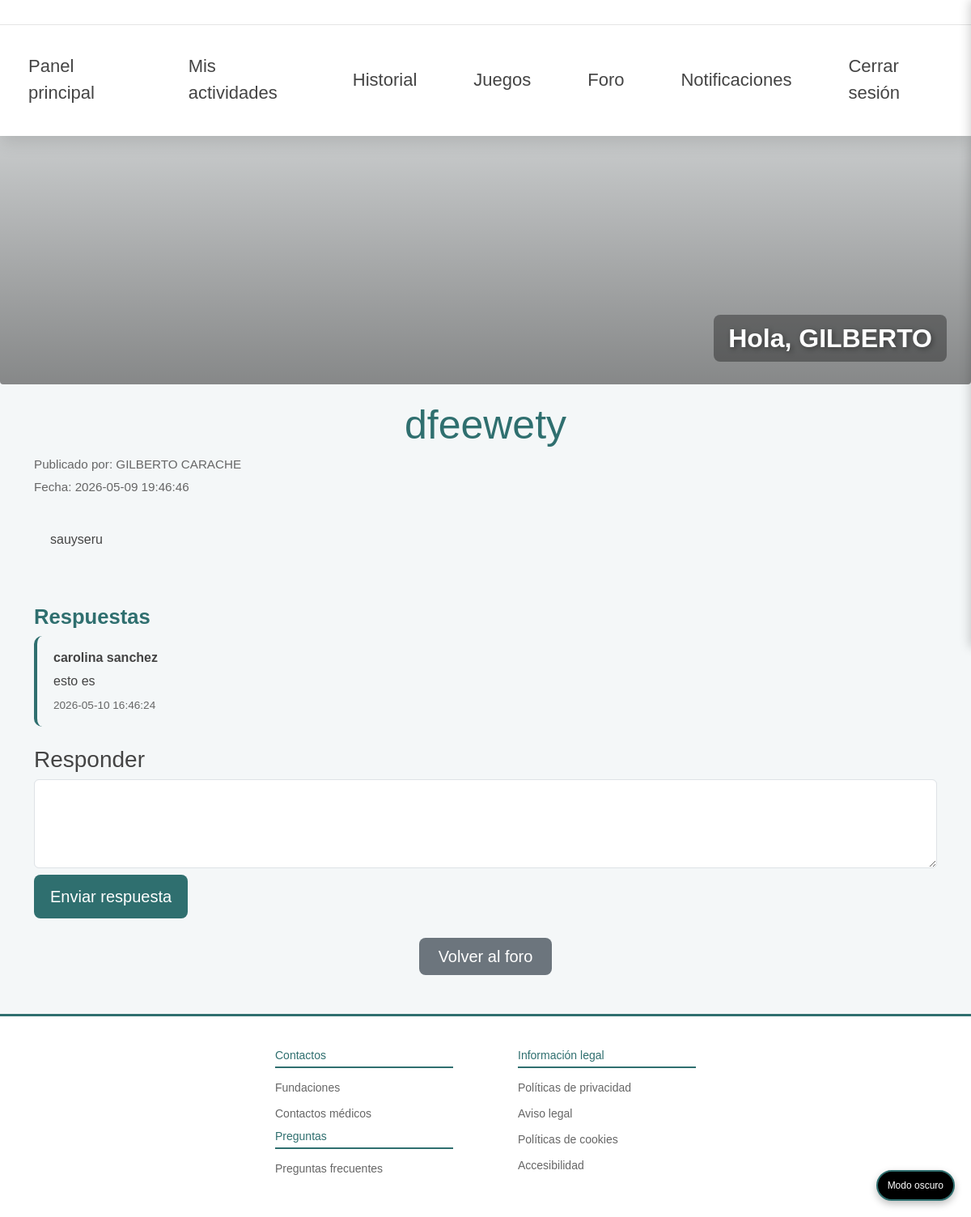
Screenshot of /pages/post.php?id=5 (signed in) with the database file from the repository.
### tables this page shows
CREATE TABLE `foro_temas` (
  `id` int(11) NOT NULL,
  `usuario_id` int(11) NOT NULL,
  `titulo` varchar(150) NOT NULL,
  `contenido` text NOT NULL,
  `fecha` timestamp NOT NULL DEFAULT current_timestamp()
);

CREATE TABLE `usuarios` (
  `id` int(11) NOT NULL,
  `nombre` varchar(100) NOT NULL,
  `apellidos` varchar(150) DEFAULT NULL,
  `email` varchar(150) NOT NULL,
  `password` varchar(255) NOT NULL,
  `rol` enum('admin','paciente','familiar','cuidador') NOT NULL,
  `perfil_completado` tinyint(4) DEFAULT 0,
  `fecha_registro` timestamp NOT NULL DEFAULT current_timestamp(),
  `telefono` varchar(20) DEFAULT NULL
);

CREATE TABLE `foro_respuestas` (
  `id` int(11) NOT NULL,
  `tema_id` int(11) NOT NULL,
  `usuario_id` int(11) NOT NULL,
  `respuesta` text NOT NULL,
  `fecha` timestamp NOT NULL DEFAULT current_timestamp()
);

### pages/post.php (the view, shortened to what this page needs)
<?php
$db = new Database();
$conn = $db->connect();
$id = $_GET['id'] ?? null;
$sql = $conn->prepare("
    SELECT ft.*, u.nombre, u.apellidos
    FROM foro_temas ft
    INNER JOIN usuarios u ON u.id = ft.usuario_id
    WHERE ft.id = :id
");
$sql->execute([':id' => $id]);
$post = $sql->fetch(PDO::FETCH_ASSOC);
$sqlResp = $conn->prepare("
    SELECT fr.*, u.nombre, u.apellidos
    FROM foro_respuestas fr
    INNER JOIN usuarios u ON u.id = fr.usuario_id
    WHERE fr.tema_id = :id
    ORDER BY fr.fecha ASC
");
$sqlResp->execute([':id' => $id]);
$respuestas = $sqlResp->fetchAll(PDO::FETCH_ASSOC);
?>
<!DOCTYPE html>
<html lang="es">
<head>
    <link href="https://cdn.jsdelivr.net/npm/bootstrap@5.3.3/dist/css/bootstrap.min.css" rel="stylesheet">
    <link rel="stylesheet" href="/assets/css/color.css">
    <link rel="stylesheet" href="/assets/css/global.css">
    <link rel="stylesheet" href="/assets/css/header.css">
    <link rel="stylesheet" href="/assets/css/footer.css">
    <link rel="stylesheet" href="/assets/css/menu.css">
    <link rel="stylesheet" href="/assets/css/banner.css">
    <link rel="stylesheet" href="/assets/css/post.css">
</head>
<body>
<?php include '../includes/header.php'; ?>
<button class="theme-toggle" onclick="toggleTheme()">Modo oscuro</button>
<?php
if (!isset($_SESSION["user_id"])) {
    include '../includes/public-menu.php';
} elseif ($_SESSION["rol"] === "admin") {
    include '../includes/menu-admin.php';
} elseif ($_SESSION["rol"] === "familiar" || $_SESSION["rol"] === "cuidador") {
    include '../includes/menu-familiar.php';
} else {
    include '../includes/private-menu.php';
}
?>
<?php include '../includes/private-banner.php'; ?>
<div class="container forum-container">
    <h1><?= htmlspecialchars($post['titulo']) ?></h1>
    <p class="post-author">
        Publicado por: <?= htmlspecialchars($post['nombre'] . " " . $post['apellidos']) ?>
    </p>
    <p class="post-date">
        Fecha: <?= $post['fecha'] ?>
    </p>
    <div class="post-content">
        <?= nl2br(htmlspecialchars($post['contenido'])) ?>
    </div>
    <h2 class="mt-5">Respuestas</h2>
    <?php if (empty($respuestas)): ?>
        <p>No hay respuestas todavía.</p>
    <?php else: ?>
        <?php foreach ($respuestas as $r): ?>
            <div class="respuesta-card">
                <p><strong><?= htmlspecialchars($r['nombre'] . " " . $r['apellidos']) ?></strong></p>
                <p><?= nl2br(htmlspecialchars($r['respuesta'])) ?></p>
                <small><?= $r['fecha'] ?></small>
            </div>
        <?php endforeach; ?>
    <?php endif; ?>
    <?php if (isset($_SESSION['user_id'])): ?>
        <h3 class="mt-4">Responder</h3>
        <form action="../controllers/guardar_respuesta.php" method="POST">
            <textarea name="respuesta" class="form-control" rows="4" required></textarea>
            <button type="submit" class="btn btn-primary mt-2">Enviar respuesta</button>
        </form>
    <?php else: ?>
        <p>Inicia sesión para responder.</p>
    <?php endif; ?>
    <div class="text-center mt-4">
        <button class="btn btn-secondary px-4 py-2" onclick="location.href='foro.php'">
            Volver al foro
        </button>
    </div>
</div>
<?php include '../includes/footer.php'; ?>
</body>
</html>

### assets/css/color.css (style rules this page uses)
:root { --color-primary: #2f6f6f; --color-primary-dark: #4d8f88; --color-primary-light: #8fcac3; --color-text: #444; --color-text-light: #666; --color-text-lighter: #888; --color-text-title: #2c5f5f; --color-text-subtitle: #3f7a7a; --color-bg: #f4f7f8; --color-btn-primary: #6c757d; --color-btn-primary-hover: #5c636a; --color-btn-secondary: #6c757d; --color-btn-secondary-hover: #5c636a; --color-white: #ffffff; --color-gray-100: #f5f5f5; --color-gray-200: #e0e0e0; --color-gray-300: #cccccc; --color-border: #dcdcdc; --color-border-strong: #bfbfbf; --color-hover-bg: #d4d4d4; --color-hover-primary: #4d8f88; --color-success: #4CAF50; --color-warning: #FFC107; --color-error: #E53935; --color-info: #2196F3; --color-red: #ff6b6b; --color-blue: #4d9fff; --color-green: #51d88a; --color-yellow: #ffe66d; --color-error-bg: #ffe1e1; --color-error-text: #b30000; --color-error-border: #ffb3b3; --color-primary-darker: #3b6d68; --color-warning: #a8744f; }

### assets/css/global.css (style rules this page uses)
* { box-sizing: border-box; margin: 0; padding: 0; }
body { font-family: "DM Sans", sans-serif; background: var(--color-bg); color: var(--color-text); line-height: 1.5; min-height: 100vh; display: flex; flex-direction: column; }
html, body { height: 100%; }
h1 { margin-top: 20px; color: var(--color-primary); font-size: 50px; text-align: center; }
.btn { padding: 12px 20px; border-radius: 8px; cursor: pointer; transition: 0.3s; font-size: 16px; border: none; }
.btn-primary { background:var(--color-primary); color: var(--color-white); font-size: 20px; width: auto; }
.btn-secondary { background: var(--color-btn-secondary); color: var(--color-white); width: auto; font-size: 20px; }
.theme-toggle { position: fixed; bottom: 20px; right: 20px; background-color: black; color: var(--color-white); border: solid 2px var(--color-primary); padding: 8px 12px; border-radius: 20px; cursor: pointer; font-size: 12px; box-shadow: 0 4px 10px rgba(0,0,0,0.25); transition: 0.3s; z-index: 999; }

### assets/css/post.css (style rules this page uses)
.post-author, .post-date { font-size: 0.95rem; color: var(--color-text-light); margin-bottom: 5px; }
.post-content { background: var(--color-card-bg); padding: 20px; border-radius: 10px; box-shadow: var(--shadow-md); margin-top: 20px; line-height: 1.6; font-size: 1rem; color: var(--color-text); }
h2 { margin-top: 40px; font-size: 1.6rem; font-weight: 600; color: var(--color-primary); }
.respuesta-card { background: var(--color-card-bg); padding: 15px 20px; border-radius: 10px; box-shadow: var(--shadow-sm); margin-bottom: 15px; border-left: 4px solid var(--color-primary); }
.respuesta-card p { margin: 0 0 5px 0; }
.respuesta-card small { color: var(--color-text-light); font-size: 0.85rem; }
form textarea { border-radius: 10px; border: 1px solid var(--color-border); padding: 12px; resize: vertical; font-size: 1rem; }
form button { border-radius: 8px; font-size: 1rem; }

### rows the page displays
foro_temas: titulo "dfeewety", usuario.apellidos "GILBERTO CARACHE", fecha "2026-05-09 19:46:46", contenido "sauyseru"
foro_respuestas: usuario.apellidos "carolina sanchez", respuesta "esto es", fecha "2026-05-10 16:46:24"

### other values shown
$_SESSION["nombre"] "GILBERTO"
